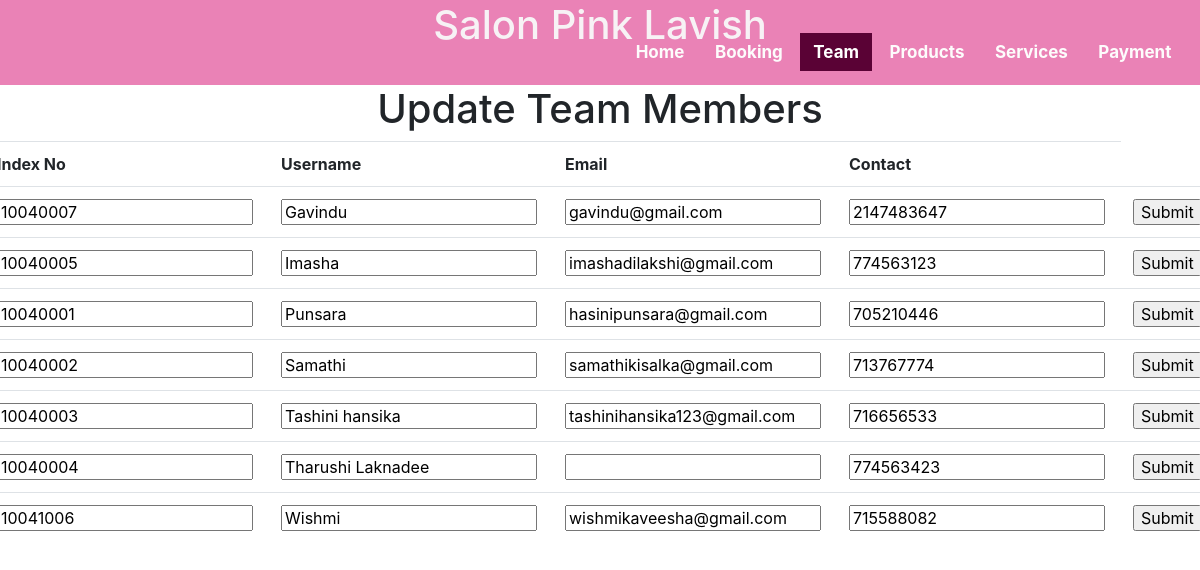
The app's page /Memberup.php with its own data.
### tables this page shows
CREATE TABLE `teammember` (
  `T_no` int(8) NOT NULL,
  `T_name` varchar(255) NOT NULL,
  `Email` varchar(255) NOT NULL,
  `Contact` int(10) NOT NULL,
  `Password` varchar(255) NOT NULL
);

### Memberup.php (the view, shortened to what this page needs)
<html>
<head>
<link rel="stylesheet" href="css/memberup.css">
<link rel="stylesheet" href="https://maxcdn.bootstrapcdn.com/bootstrap/4.0.0/css/bootstrap.min.css">
</head>
<body>
<header>
		<h1>Salon Pink Lavish</h1>
		<div class="main">
			<ul>
				<li><a href="adminhome.php">Home</a></li>
				<li><a href="delete.php">Booking</a></li>
            <li class="active"><a href="#">Team</a></li>
				<li><a href="product%20change.php">Products</a></li>
				<li><a href="serviceEdit.php">Services</a></li>
            <li><a href="pay.php">Payment</a></li>
			</ul>
		</div>
	</header>
<?php
   $conn=mysqli_connect('127.0.0.1', 'root', '');
   mysqli_select_db($conn,'pink lavish');
   $sql="SELECT * FROM teammember";
   $records=mysqli_query($conn,$sql);
?>
<div class="title">
   <h1>Update Team Members</h1>
</div>
<div class="row justify-content-center">
<table class="table">
   <tr>
      <th>Index No</th>
      <th>Username</th>
      <th>Email</th>
      <th>Contact</th>
   <tr>
   <?php
    while($row=mysqli_fetch_array($records))
    {
       echo"<tr><form action=update.php method=POST>";
       echo"<td><input type=number name=uid value='",$row['T_no'],"'></td>";
       echo"<td><input type=text name=name value='",$row['T_name'],"'></td>";
       echo"<td><input type=email name=umail value='",$row['Email'],"'></td>";
       echo"<td><input type=number name=ucontact value='",$row['Contact'],"'></td>";
       echo"<td><input type=submit>";
       echo"</form></tr>";
    }
   ?>
   </table>
   </div>
</body>
</html>

### Css/memberup.css (style rules this page uses)
h1 { text-align: center; font-size: 50px; font-family: Brush Script MT, Brush Script Std, cursive; }
header { padding: 0.8px; background: rgba(218, 32, 125, 0.555); color: rgb(247, 242, 245); height: 85px; }
.main { position: absolute; top: 0%; right: 1.3%; }
.main ul { float: right; list-style-type: none; margin-top: 40px; }
.main ul li { display: inline-block; }
.main ul li a { text-decoration: none; color: rgb(253, 252, 252) ; padding: 8px 12px; border: 1px solid transparent; transition: 0.6s ease; text-align: center; text-decoration: none; font-size: 17px; font-weight: bold; }
.main ul li.active a { background-color: rgb(90, 2, 53); color: #fff; }

### records on screen
teammember: uid "10040007", name "Gavindu", umail "gavindu@gmail.com", ucontact "2147483647"
teammember: uid "10040005", name "Imasha", umail "imashadilakshi@gmail.com", ucontact "774563123"
teammember: uid "10040001", name "Punsara", umail "hasinipunsara@gmail.com", ucontact "705210446"
teammember: uid "10040002", name "Samathi", umail "samathikisalka@gmail.com", ucontact "713767774"
teammember: uid "10040003", name "Tashini hansika", umail "tashinihansika123@gmail.com", ucontact "716656533"
teammember: uid "10040004", name "Tharushi Laknadee", ucontact "774563423"
teammember: uid "10041006", name "Wishmi", umail "wishmikaveesha@gmail.com", ucontact "715588082"
